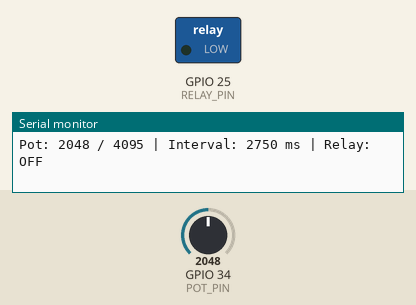
Simulated run of this sketch. Board: ESP32. On the bench: switched loads named in the sketch (green lamp = pin HIGH), the last lines printed to the serial monitor. The inputs (shaded band) are chosen by the test bench; at power-on: GPIO 34 (POT_PIN) = 2048 (analog values on the 0–4095 scale).

Above: at 1.2 s.
1.3 s: GPIO 34 (POT_PIN) set to 2554
At 3.5 s:
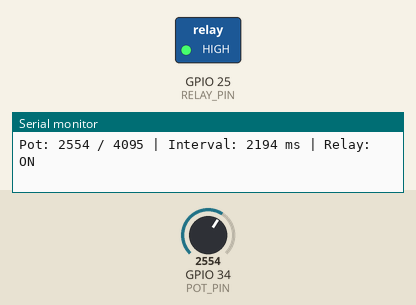
4.3 s: GPIO 34 (POT_PIN) set to 2649
5.8 s: GPIO 34 (POT_PIN) set to 2047
8.5 s: GPIO 34 (POT_PIN) set to 1228
At 11.5 s:
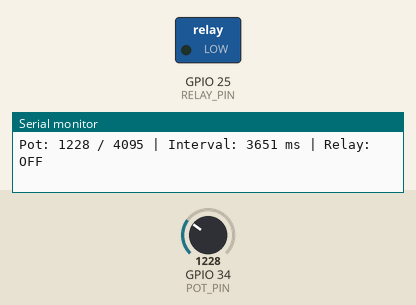
Timing chart, 0 to 12.5 s (numbered marks = the images above; inputs shaded):
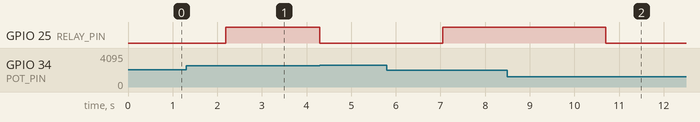

The sketch:

oxygen.ino
```cpp
// ============================================================
// ESP32 DEVKIT V1
// POTENTIOMETER CONTROLLED RELAY RATE
// ============================================================
//
// POTENTIOMETER:
// VCC  -> 3.3V
// GND  -> GND
// SIG  -> GPIO 34
//
// RELAY:
// IN   -> GPIO 25
// VCC  -> 5V
// GND  -> GND
//
// NOTE:
// GPIO 34 is input-only, which is perfect for the potentiometer.
// ESP32 ADC resolution = 12-bit (0-4095)
//
// ============================================================

const int POT_PIN   = 34;
const int RELAY_PIN = 25;

// ------------------------------------------------------------
// Relay switching interval
// ------------------------------------------------------------
// Minimum interval = fastest switching
// Maximum interval = slowest switching
//
// 500 ms = 0.5 second
// 5000 ms = 5 seconds
// ------------------------------------------------------------

const unsigned long MIN_INTERVAL = 500;
const unsigned long MAX_INTERVAL = 5000;

bool relayState = LOW;

unsigned long previousMillis = 0;
unsigned long lastPrint = 0;

void setup() {

  Serial.begin(115200);

  // ESP32 ADC setup
  analogReadResolution(12);   // 0-4095

  pinMode(POT_PIN, INPUT);
  pinMode(RELAY_PIN, OUTPUT);

  // Relay initially OFF
  digitalWrite(RELAY_PIN, LOW);

  Serial.println();
  Serial.println("==========================================");
  Serial.println(" ESP32 POTENTIOMETER RELAY RATE CONTROL");
  Serial.println("==========================================");
  Serial.println();

  Serial.println("Potentiometer : GPIO 34");
  Serial.println("Relay         : GPIO 25");
  Serial.println("ADC Range     : 0 - 4095");
  Serial.println();
}

void loop() {

  // ==========================================================
  // READ POTENTIOMETER
  // ==========================================================

  int potValue = analogRead(POT_PIN);

  // ==========================================================
  // CONVERT POT VALUE TO RELAY INTERVAL
  // ==========================================================
  //
  // Pot at minimum  -> 5 seconds
  // Pot at maximum  -> 0.5 seconds
  //
  // ==========================================================

  unsigned long interval = map(
    potValue,
    0,
    4095,
    MAX_INTERVAL,
    MIN_INTERVAL
  );

  // ==========================================================
  // RELAY CONTROL
  // ==========================================================

  unsigned long currentMillis = millis();

  if (currentMillis - previousMillis >= interval) {

    previousMillis = currentMillis;

    // Toggle relay
    relayState = !relayState;

    digitalWrite(RELAY_PIN, relayState);
  }

  // ==========================================================
  // SERIAL MONITOR
  // ==========================================================

  if (currentMillis - lastPrint >= 500) {

    lastPrint = currentMillis;

    Serial.print("Pot: ");
    Serial.print(potValue);

    Serial.print(" / 4095");

    Serial.print(" | Interval: ");
    Serial.print(interval);
    Serial.print(" ms");

    Serial.print(" | Relay: ");

    if (relayState) {
      Serial.println("ON");
    }
    else {
      Serial.println("OFF");
    }
  }
}
```

Measured:
- after the input at 1.3 s, GPIO 25 (RELAY_PIN): LOW → HIGH after 0.89 s instead of 1.5 s
- after the input at 8.5 s, GPIO 25 (RELAY_PIN): HIGH → LOW after 2.2 s instead of 1.3 s
